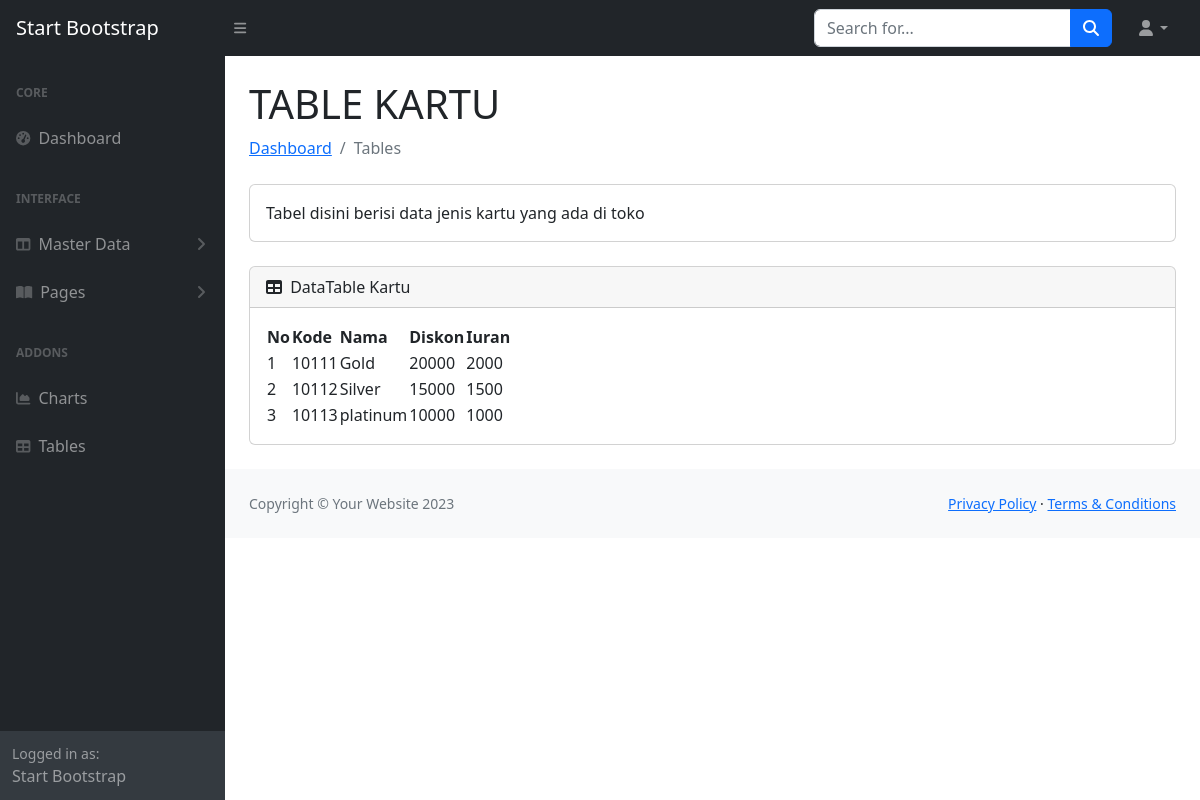
The app's page /index.php?url=kartu with its own data.
### tables this page shows
CREATE TABLE `kartu` (
  `id` int(11) NOT NULL,
  `kode` varchar(6) DEFAULT NULL,
  `nama` varchar(30) NOT NULL,
  `diskon` double DEFAULT NULL,
  `iuran` double DEFAULT NULL
);

### models/Kartu.php (called while the page is built)
<?php
class Kartu {
    private $koneksi;
    public function __construct(){
        global $dbh;
        $this->koneksi = $dbh;
    }
    public function Kartu(){
        $sql = "SELECT * FROM kartu";
        $ps = $this->koneksi->prepare($sql);
        $ps->execute();
        $rs = $ps->fetchAll();
        return $rs;
    }
}
?>

### kartu.php (the view)
<?php
$model = new Kartu();
$kartu = $model->Kartu();
?>
                        <h1 class="mt-4">TABLE KARTU</h1>
                        <ol class="breadcrumb mb-4">
                            <li class="breadcrumb-item"><a href="index.php?url=dashboard">Dashboard</a></li>
                            <li class="breadcrumb-item active">Tables</li>
                        </ol>
                        <div class="card mb-4">
                            <div class="card-body">
                                Tabel disini berisi data jenis kartu yang ada di toko
                            </div>
                        </div>
                        <div class="card mb-4">
                            <div class="card-header">
                                <i class="fas fa-table me-1"></i>
                                DataTable Kartu
                            </div>
                            <div class="card-body">
                                <table id="datatablesSimple">
                                    <thead>
                                        <tr>
                                            <th>No</th>
                                            <th>Kode</th>
                                            <th>Nama </th>
                                            <th>Diskon</th>
                                            <th>Iuran</th>
                                        </tr>
                                    </thead>
                                    <tbody>
                                        <?php
                                            $no = 1;
                                            foreach($kartu as $row){
                                            ?>
                                            <tr>
                                                <td><?= $no ?></td>
                                                <td><?= $row['kode']?></td>
                                                <td><?= $row['nama']?></td>
                                                <td><?= $row['diskon']?></td>
                                                <td><?= $row['iuran']?></td>
                                            </tr>
                                        <?php
                                            $no++;
                                            }
                                        ?>
                                    </tbody>
                                </table>
                            </div>
</div>
</div>
                <?php
                    include_once 'bottom.php';
                ?>

### records on screen
kartu: kode "10111", nama "Gold", diskon "20000", iuran "2000"
kartu: kode "10112", nama "Silver", diskon "15000", iuran "1500"
kartu: kode "10113", nama "platinum", diskon "10000", iuran "1000"
